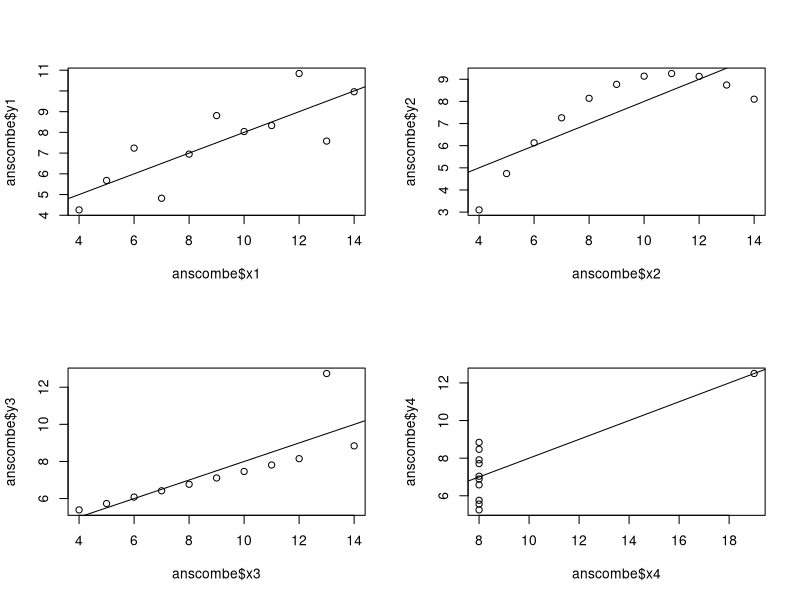

R code for this plot:
# a)
head(anscombe)

# b)
par(mfrow = c(2,2))

plot(anscombe$x1, anscombe$y1)
abline(lm(anscombe$y1 ~ anscombe$x1))

plot(anscombe$x2, anscombe$y2)
abline(lm(anscombe$y2 ~ anscombe$x2))

plot(anscombe$x3, anscombe$y3)
abline(lm(anscombe$y3 ~ anscombe$x3))

plot(anscombe$x4, anscombe$y4)
abline(lm(anscombe$y4 ~ anscombe$x4))

# würden wir das lm bei allen anschauen, sind intercept und beta immer gleich. 
# heisst: Wir müssen die Daten immer visuell noch anschauen und könnnen anhand der beiden Werten nicht
# auf ein gutes oder schlechtes modell schliessen.

# c)
lm(anscombe$y1 ~ anscombe$x1)
lm(anscombe$y2 ~ anscombe$x2)
lm(anscombe$y3 ~ anscombe$x3)
lm(anscombe$y4 ~ anscombe$x4)
